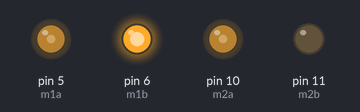
Simulated run of this sketch. Board: Arduino Uno, built with avr-gcc and run on an emulated ATmega328P. Shown: output pins drawn as LEDs (lit = HIGH). At 10.0 s the program stops and its outputs stay as they are.

Above: at 0.1 s.
At 10.1 s:
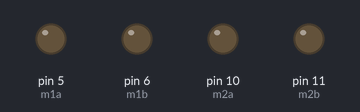
Timing chart, 0 to 11.5 s (numbered marks = the images above):
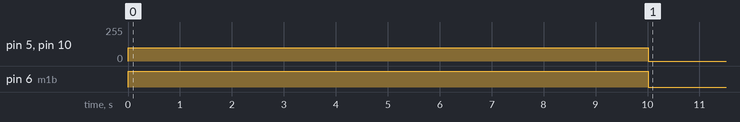

The sketch:

IGV_Bot.ino
```cpp
#define m1a 5
#define m1b 6

#define m2a 10
#define m2b 11
void setup() {
  Serial.begin(38400);
  // put your setup code here, to run once:
pinMode(m1a,OUTPUT);
pinMode(m1b,OUTPUT);
pinMode(m2a,OUTPUT);
pinMode(m2b,OUTPUT);
digitalWrite(m1a,LOW);
digitalWrite(m1b,LOW);
digitalWrite(m2a,LOW);
digitalWrite(m2b,LOW);
forward();
delay(10000);
halt();
while(1);

}
void forward(){
 analogWrite(m1a,100);
digitalWrite(m1b,HIGH);
analogWrite(m2a,100);
digitalWrite(m2b,LOW);
delay(10);
}
void halt(){
  digitalWrite(m1a,LOW);
digitalWrite(m1b,LOW);
digitalWrite(m2a,LOW);
digitalWrite(m2b,LOW);
}

void loop() {
  // put your main code here, to run repeatedly:
  if(Serial.available()>0){
if(Serial.read()=='w')
forward();
while(Serial.read()=='w');
halt();
}
}
```

Measured:
- by itself, pin 5 (m1a), pin 10 (m2a): 0/255 → 100/255 at 0.00 s, → 0/255 10.0 s later
- by itself, pin 6 (m1b): LOW → HIGH at 0.00 s, → LOW 10.0 s later
